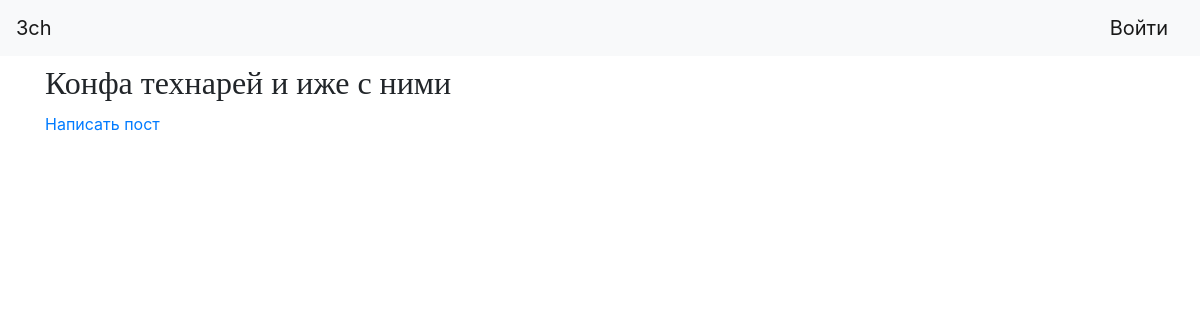
Before: /thread4 with the older database file.
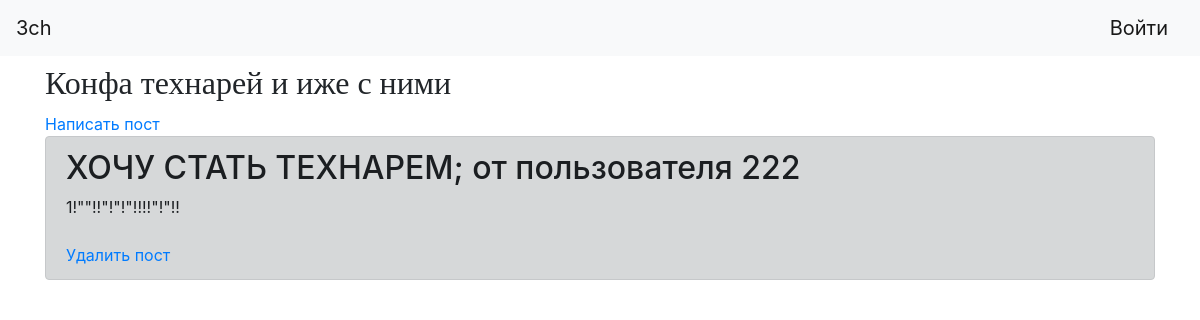
After: the same page with the newer database file.
### tables this page shows
CREATE TABLE posts 
                            (id INTEGER PRIMARY KEY AUTOINCREMENT,
                             title VARCHAR(100),
                             content VARCHAR(1000),
                             user VARCHAR(100),
                             thread_id VARCHAR(100),
                             user_id INTEGER,
                             file_path VARCHAR(100)
                             );

### main.py (the view)
@app.route('/thread4', methods=['GET', 'POST'])
def thread4():
    posts = PostModel(db1.get_connection()).get_all('thread4')
    try:
        return render_template('thread4.html', username=session['username'], posts=posts)
    except:
        return render_template('thread4.html', posts=posts)

### db.py (called while the page is built)
    def get_connection(self):
        return self.conn

### posts_model.py (called while the page is built)
    def get_all(self, thread_id, user_id = None):
        cursor = self.connection.cursor()
        if user_id:
            cursor.execute("SELECT * FROM posts WHERE user_id = ? AND thread_id = ?", ((str(user_id), thread_id,)))
        else:
            cursor.execute("SELECT * FROM posts WHERE thread_id = ?", (thread_id,),)
        rows = cursor.fetchall()
        return rows

### templates/thread4.html
{% extends "base.html" %}
{% block content %}
    <h1><font size="6" face="Times New Roman">Конфа технарей и иже с ними</font></h1>
	<a href="/add_post/thread4">Написать пост</a>
    {% for item in posts %}
        <div class="alert alert-dark" role="alert">
            <h2>{{item[1]}}; от пользователя {{ item[3] }}</h2>
            <div>{{item[2]}}<br>
			<img src={{item[6]}} alt=></div>
             <a href="/delete_post/thread4/{{item[0]}}">Удалить пост</a>
        </div>
    {% endfor %}
{% endblock %}

Changed rows visible on the page:
added posts: title "ХОЧУ СТАТЬ ТЕХНАРЕМ", user "222", content "1!\"\"!!\"!\"!\"!!!!\"!\"!!"
